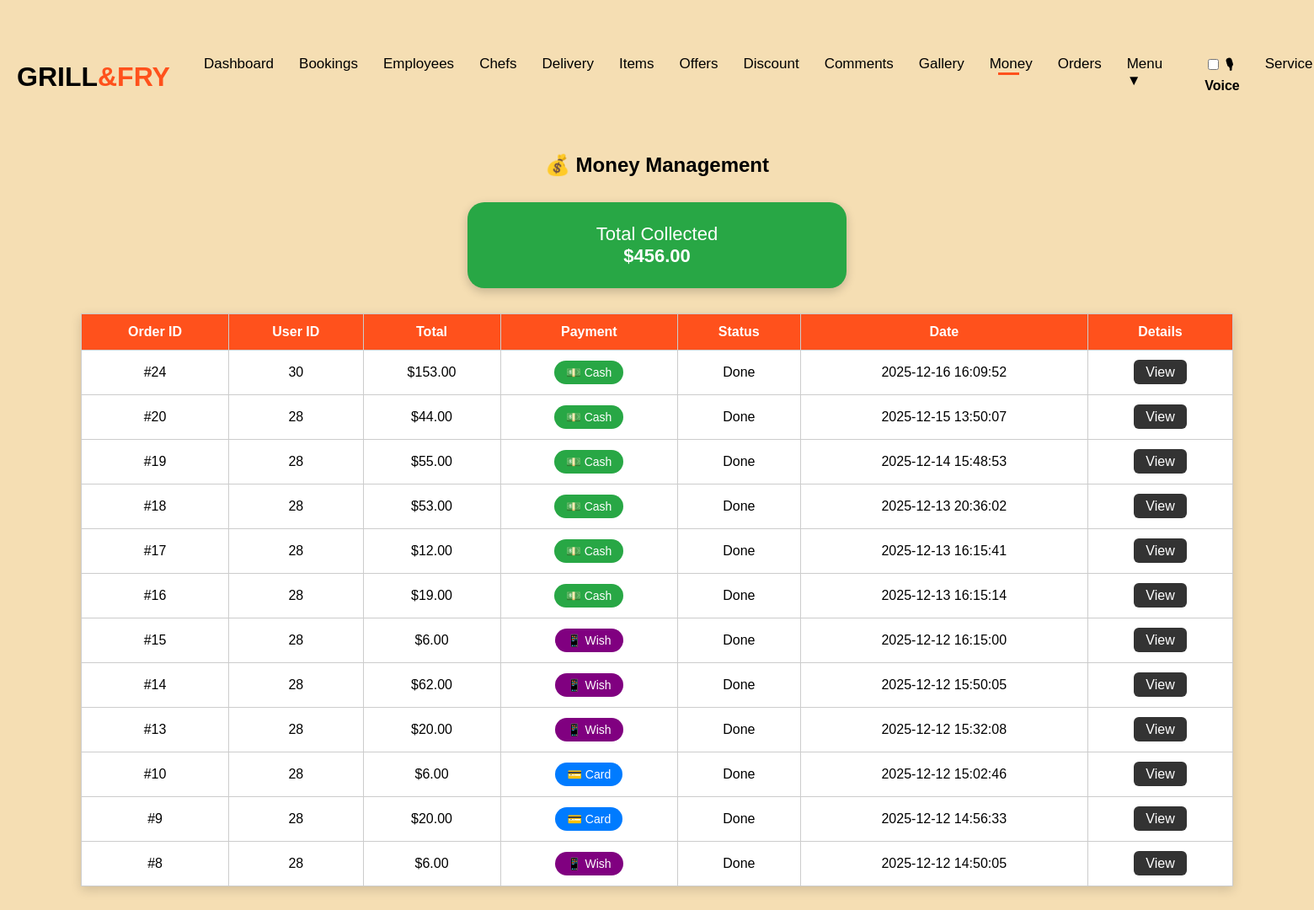
/money.php (signed in), run on the app's committed database.
### tables this page shows
CREATE TABLE `orders` (
  `id` int(11) NOT NULL,
  `user_id` int(11) DEFAULT NULL,
  `total` decimal(10,2) DEFAULT NULL,
  `status` varchar(20) DEFAULT 'pending',
  `created_at` datetime DEFAULT current_timestamp(),
  `payment_method` varchar(50) DEFAULT NULL,
  `voucher_image` varchar(255) DEFAULT NULL,
  `address_id` int(11) DEFAULT NULL,
  `delivery_id` int(11) DEFAULT NULL
);

### money.php (the view, shortened to what this page needs)
<?php
require 'connection.php';
$sql = "
SELECT id, user_id, total, payment_method, status, created_at
FROM orders
WHERE
    payment_method IN ('Wish Money','Card','Cash on Delivery')
    AND status = 'done'
ORDER BY created_at DESC
";
$result = $connection->query($sql);
$totalMoney = 0;
$orders = [];
while ($row = $result->fetch_assoc()) {
    $totalMoney += $row['total'];
    $orders[] = $row;
}
?>
<!DOCTYPE html>
<html>
<head>
  <link rel="stylesheet" href="order_style.css">
</head>
<body>
<?php include 'admin_nav.php'; ?>
<h2>💰 Money Management</h2>
<div class="money-box">
    Total Collected<br>
    <b>$<?php echo number_format($totalMoney,2); ?></b>
</div>
<table>
    <tr>
        <th>Order ID</th>
        <th>User ID</th>
        <th>Total</th>
        <th>Payment</th>
        <th>Status</th>
        <th>Date</th>
        <th>Details</th>
    </tr>
    <?php if (count($orders) == 0): ?>
        <tr>
            <td colspan="7">No paid orders yet.</td>
        </tr>
    <?php else: ?>
        <?php foreach ($orders as $row): ?>
        <tr>
            <td>#<?php echo $row['id']; ?></td>
            <td><?php echo $row['user_id']; ?></td>
            <td>$<?php echo number_format($row['total'],2); ?></td>
            <td>
<?php if ($row['payment_method'] == "Wish Money"): ?>
    <span class="payment-badge payment-wish">📱 Wish</span>
<?php elseif ($row['payment_method'] == "Card"): ?>
    <span class="payment-badge payment-card">💳 Card</span>
<?php else: ?>
    <span class="payment-badge" style="background:#28a745;">💵 Cash</span>
<?php endif; ?>
</td>
            <td><?php echo ucfirst($row['status']); ?></td>
            <td><?php echo $row['created_at']; ?></td>
            <td>
                <a class="view-btn" href="admin_order_details.php?order_id=<?php echo $row['id']; ?>">
                    View
                </a>
            </td>
        </tr>
        <?php endforeach; ?>
    <?php endif; ?>
</table>
</body>
</html>

### order_style.css (style rules this page uses)
body { background-color: wheat; font-family: Arial, sans-serif; }

### money.php (style rules this page uses)
body { background-color: wheat; font-family: Arial, sans-serif; margin: 0; padding: 20px; }
h2 { text-align: center; color: #000; margin-top: 20px; }
.money-box { max-width: 400px; margin: 30px auto; background: #28a745; color: white; padding: 25px; border-radius: 20px; text-align: center; font-size: 22px; box-shadow: 0 4px 12px rgba(0,0,0,0.2); }
table { width: 90%; margin: 30px auto; border-collapse: collapse; background: white; box-shadow: 0 4px 12px rgba(0,0,0,0.15); }
th, td { padding: 12px; border: 1px solid #ccc; text-align: center; }
th { background: #ff511c; color: white; }
.payment-badge { padding: 6px 14px; border-radius: 20px; color: white; font-size: 14px; display: inline-block; }
.payment-wish { background: purple; }
.payment-card { background: #007bff; }
.view-btn { padding: 6px 14px; background: #333; color: white; border-radius: 6px; text-decoration: none; }

### data on the page
orders: id "24", user "30", total "153.00", payment_method "💵 Cash", status "Done", created_at "2025-12-16 16:09:52"
orders: id "20", user "28", total "44.00", payment_method "💵 Cash", status "Done", created_at "2025-12-15 13:50:07"
orders: id "19", user "28", total "55.00", payment_method "💵 Cash", status "Done", created_at "2025-12-14 15:48:53"
orders: id "18", user "28", total "53.00", payment_method "💵 Cash", status "Done", created_at "2025-12-13 20:36:02"
orders: id "17", user "28", total "12.00", payment_method "💵 Cash", status "Done", created_at "2025-12-13 16:15:41"
orders: id "16", user "28", total "19.00", payment_method "💵 Cash", status "Done", created_at "2025-12-13 16:15:14"
orders: id "15", user "28", total "6.00", payment_method "📱 Wish", status "Done", created_at "2025-12-12 16:15:00"
orders: id "14", user "28", total "62.00", payment_method "📱 Wish", status "Done", created_at "2025-12-12 15:50:05"
orders: id "13", user "28", total "20.00", payment_method "📱 Wish", status "Done", created_at "2025-12-12 15:32:08"
orders: id "10", user "28", total "6.00", payment_method "💳 Card", status "Done", created_at "2025-12-12 15:02:46"
orders: id "9", user "28", total "20.00", payment_method "💳 Card", status "Done", created_at "2025-12-12 14:56:33"
orders: id "8", user "28", total "6.00", payment_method "📱 Wish", status "Done", created_at "2025-12-12 14:50:05"

### other printed values
$totalMoney "456.00"
